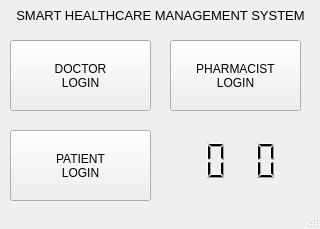
<?xml version="1.0" encoding="UTF-8"?>
<ui version="4.0">
 <class>MainWindow</class>
 <widget class="QMainWindow" name="MainWindow">
  <property name="geometry">
   <rect>
    <x>0</x>
    <y>0</y>
    <width>320</width>
    <height>229</height>
   </rect>
  </property>
  <property name="windowTitle">
   <string>MainWindow</string>
  </property>
  <property name="windowOpacity">
   <double>10.000000000000000</double>
  </property>
  <property name="autoFillBackground">
   <bool>true</bool>
  </property>
  <property name="tabShape">
   <enum>QTabWidget::Triangular</enum>
  </property>
  <widget class="QWidget" name="centralwidget">
   <widget class="QLabel" name="label">
    <property name="geometry">
     <rect>
      <x>10</x>
      <y>0</y>
      <width>301</width>
      <height>31</height>
     </rect>
    </property>
    <property name="font">
     <font>
      <pointsize>10</pointsize>
     </font>
    </property>
    <property name="text">
     <string>SMART HEALTHCARE MANAGEMENT SYSTEM</string>
    </property>
    <property name="alignment">
     <set>Qt::AlignCenter</set>
    </property>
   </widget>
   <widget class="QPushButton" name="pushButton">
    <property name="geometry">
     <rect>
      <x>10</x>
      <y>40</y>
      <width>141</width>
      <height>71</height>
     </rect>
    </property>
    <property name="text">
     <string>DOCTOR
LOGIN</string>
    </property>
   </widget>
   <widget class="QLCDNumber" name="lcdNumber">
    <property name="geometry">
     <rect>
      <x>120</x>
      <y>130</y>
      <width>111</width>
      <height>61</height>
     </rect>
    </property>
    <property name="frameShape">
     <enum>QFrame::Panel</enum>
    </property>
    <property name="frameShadow">
     <enum>QFrame::Sunken</enum>
    </property>
    <property name="lineWidth">
     <number>-2</number>
    </property>
    <property name="intValue" stdset="0">
     <number>0</number>
    </property>
   </widget>
   <widget class="QLCDNumber" name="lcdNumber_2">
    <property name="geometry">
     <rect>
      <x>170</x>
      <y>130</y>
      <width>111</width>
      <height>61</height>
     </rect>
    </property>
    <property name="frameShape">
     <enum>QFrame::Panel</enum>
    </property>
    <property name="frameShadow">
     <enum>QFrame::Sunken</enum>
    </property>
    <property name="lineWidth">
     <number>-4</number>
    </property>
    <property name="intValue" stdset="0">
     <number>0</number>
    </property>
   </widget>
   <widget class="QPushButton" name="pushButton_2">
    <property name="geometry">
     <rect>
      <x>170</x>
      <y>40</y>
      <width>131</width>
      <height>71</height>
     </rect>
    </property>
    <property name="text">
     <string>PHARMACIST
LOGIN</string>
    </property>
   </widget>
   <widget class="QPushButton" name="pushButton_3">
    <property name="geometry">
     <rect>
      <x>10</x>
      <y>130</y>
      <width>141</width>
      <height>71</height>
     </rect>
    </property>
    <property name="text">
     <string>PATIENT
LOGIN</string>
    </property>
   </widget>
  </widget>
  <widget class="QStatusBar" name="statusbar"/>
 </widget>
 <resources/>
 <connections/>
</ui>
